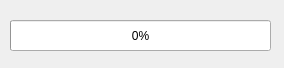
<?xml version="1.0" encoding="UTF-8"?>
<ui version="4.0">
 <class>Pbar</class>
 <widget class="QWidget" name="Pbar">
  <property name="geometry">
   <rect>
    <x>0</x>
    <y>0</y>
    <width>284</width>
    <height>68</height>
   </rect>
  </property>
  <property name="windowTitle">
   <string>Pbar</string>
  </property>
  <widget class="QProgressBar" name="progressBar">
   <property name="geometry">
    <rect>
     <x>10</x>
     <y>20</y>
     <width>261</width>
     <height>31</height>
    </rect>
   </property>
   <property name="value">
    <number>0</number>
   </property>
  </widget>
 </widget>
 <resources/>
 <connections/>
</ui>
